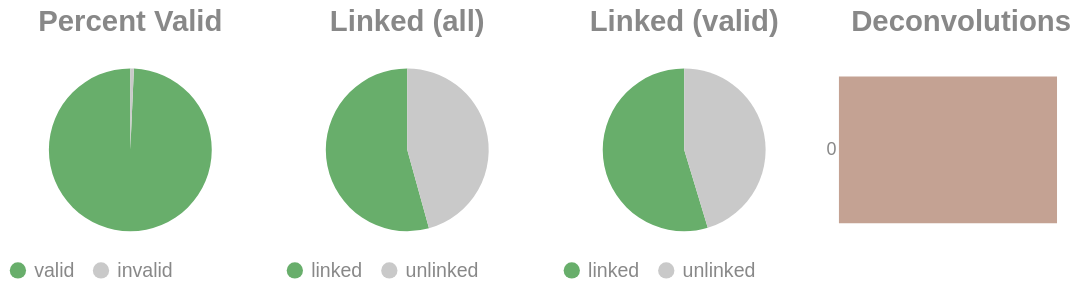

Notebook code for this chart:
### Code cell
if SKIPLR:
    pass
else:
    clash = Counter()
    for i in valids['molecule'].to_list():
        _mol = i.split("-")
        if len(_mol) == 1:
            clash.update('0')
        else:
            clash.update(_mol[-1])

    _d = {"deconvolutions": [], 'count': []}
    for k,v in clash.items():
        _d['deconvolutions'].append(k)
        _d['count'].append(v)

    tot_valid = valids['reads'].sum()
    mask = valids['reads'] >= 2
    n_linked_reads = valids.filter(mask)['reads'].sum()
    if n_linked_reads == 0:
        print_html("No linked molecules (>=2 reads) were detected; skipping linked-only distributions.")
        SKIPLR = True
    else:
        perc_valid = round(tot_valid / n_reads, 4)
        linked_perc_abs = round(n_linked_reads / n_reads, 4)
        linked_perc = round(n_linked_reads / tot_valid, 4)

    _valid = pl.DataFrame({"valids": ['valid', 'invalid'], "count": [tot_valid, n_reads - tot_valid]})
    _linked_abs = pl.DataFrame({"linked (absolute)": ['linked', 'unlinked'], "count": [n_linked_reads, n_reads - n_linked_reads]})
    _linked_rel = pl.DataFrame({"linked (valids)": ['linked', 'unlinked'], "count": [n_linked_reads, tot_valid - n_linked_reads]})

    (
        alt.hconcat(
            piechart(_valid, goodval = 'valid', title = "Percent Valid"),
            piechart(_linked_abs, goodval = "linked", title =  "Linked (all)"),
            piechart(_linked_rel, goodval = "linked", title =  "Linked (valid)"),
            convolutionbar(pl.DataFrame(_d), title = "Deconvolutions"),
            center = True,
            bounds = 'flush'
        )
        .resolve_scale(color='independent')
        .resolve_legend('independent')
        .properties(usermeta={'embedOptions': {"actions": False}})
    ).display()

### Figure 1 — Vega-Lite specification as saved in the notebook (floating-point values rounded to 4 significant figures)
{"width": "container", "height": 400, "config": {"title": {"anchor": "start", "dy": -15, "fontSize": 18, "color": "#888888", "subtitleColor": "#888888", "subtitleFontSize": 14}, "arc": {"fill": "#0072B2"}, "axis": {"domainColor": "#888888", "domainWidth": 0.5, "gridWidth": 0.2, "grid": false, "titleFontWeight": 400, "titleFontSize": 15, "labelFontSize": 11, "labelColor": "#888888", "tickColor": "#888888", "tickWidth": 0.2, "titleColor": "#888888"}, "axisBand": {"grid": false}, "axisX": {"grid": true, "tickSize": 10, "domainCap": "round"}, "axisY": {"domain": false, "grid": true, "tickSize": 0, "domainCap": "round"}, "background": "transparent", "header": {"labelFontSize": 15, "labelColor": "#888888", "titleFontSize": 15, "titleFontWeight": 600, "titleColor": "#888888"}, "legend": {"labelFont": "sans-serif", "labelFontSize": 12, "labelColor": "#888888", "symbolSize": 100, "symbolType": "circle", "titleFontSize": 12, "titlePadding": 10, "titleColor": "#888888", "title": null}, "range": {"category": ["#E69F00", "#56B4E9", "#009E73", "#F0E442", "#0072B2", "#D55E00", "#CC79A7", "#000000"], "diverging": ["#cfe8f3", "#a2d4ec", "#73bfe2", "#46abdb", "#1696d2", "#12719e"]}, "area": {"fill": "#0072B2", "fillOpacity": 0.7, "line": true, "strokeOpacity": 0.7}, "line": {"color": "#0072B2", "stroke": "#0072B2", "strokeWidth": 2}, "trail": {"color": "#0072B2", "stroke": "#0072B2", "strokeWidth": 0, "size": 1}, "point": {"filled": true, "fillOpacity": 1.0, "size": 95}, "text": {"color": "#888888", "fontSize": 11, "align": "right", "fontWeight": 400, "size": 11}, "bar": {"fill": "#0072B2", "stroke": null}, "view": {"stroke": null, "continuousWidth": 660, "continuousHeight": 400}}, "hconcat": [{"data": {"name": "data-c678ac2e139c8b7a0aa5873cdd8777aa"}, "mark": {"type": "arc"}, "encoding": {"color": {"field": "valids", "legend": {"orient": "bottom", "title": null}, "scale": {"domain": ["valid", "invalid"], "range": ["#68ae6b", "#C9C9C9"]}, "title": "Valids", "type": "nominal"}, "theta": {"field": "count", "type": "quantitative"}, "tooltip": [{"field": "valids", "title": "Valids", "type": "ordinal"}, {"field": "percent", "format": ".2%", "title": "Percent", "type": "quantitative"}, {"field": "count", "title": "Count", "type": "quantitative"}]}, "height": 100, "title": {"text": "Percent Valid", "align": "center", "anchor": "middle"}, "transform": [{"calculate": "datum.count / 6281996", "as": "percent"}], "width": 150}, {"data": {"name": "data-122997f9a3974ebf4fed69e10d7116af"}, "mark": {"type": "arc"}, "encoding": {"color": {"field": "linked (absolute)", "legend": {"orient": "bottom", "title": null}, "scale": {"domain": ["linked", "unlinked"], "range": ["#68ae6b", "#C9C9C9"]}, "title": "Linked (Absolute)", "type": "nominal"}, "theta": {"field": "count", "type": "quantitative"}, "tooltip": [{"field": "linked (absolute)", "title": "Linked (Absolute)", "type": "ordinal"}, {"field": "percent", "format": ".2%", "title": "Percent", "type": "quantitative"}, {"field": "count", "title": "Count", "type": "quantitative"}]}, "height": 100, "title": {"text": "Linked (all)", "align": "center", "anchor": "middle"}, "transform": [{"calculate": "datum.count / 6281996", "as": "percent"}], "width": 150}, {"data": {"name": "data-5ce97c07c63f2ea2f6dbf98795ed5c23"}, "mark": {"type": "arc"}, "encoding": {"color": {"field": "linked (valids)", "legend": {"orient": "bottom", "title": null}, "scale": {"domain": ["linked", "unlinked"], "range": ["#68ae6b", "#C9C9C9"]}, "title": "Linked (Valids)", "type": "nominal"}, "theta": {"field": "count", "type": "quantitative"}, "tooltip": [{"field": "linked (valids)", "title": "Linked (Valids)", "type": "ordinal"}, {"field": "percent", "format": ".2%", "title": "Percent", "type": "quantitative"}, {"field": "count", "title": "Count", "type": "quantitative"}]}, "height": 100, "title": {"text": "Linked (valid)", "align": "center", "anchor": "middle"}, "transform": [{"calculate": "datum.count / 6237864", "as": "percent"}], "width": 150}, {"data": {"name": "data-b06ef9c98edd13b9e7ea171ef0ed3010"}, "mark": {"type": "bar"}, "encoding": {"color": {"field": "deconvolutions", "legend": null, "scale": {"scheme": "lightgreyred"}, "type": "nominal"}, "tooltip": [{"field": "deconvolutions", "title": "Deconvolutions", "type": "ordinal"}, {"field": "percent", "format": ".2%", "title": "Percent", "type": "quantitative"}, {"field": "count", "title": "Count", "type": "quantitative"}], "x": {"axis": null, "field": "count", "type": "quantitative"}, "y": {"field": "deconvolutions", "sort": "ascending", "title": null, "type": "nominal"}}, "height": 100, "title": {"text": "Deconvolutions", "align": "center", "anchor": "middle"}, "transform": [{"calculate": "datum.count / 4016225", "as": "percent"}], "width": 150}], "bounds": "flush", "center": true, "resolve": {"legend": {"angle": "independent"}, "scale": {"color": "independent"}}, "usermeta": {"embedOptions": {"actions": false}}, "$schema": "https://vega.github.io/schema/vega-lite/v6.1.0.json", "datasets": {"data-c678ac2e139c8b7a0aa5873cdd8777aa": [{"valids": "valid", "count": 6237864}, {"valids": "invalid", "count": 44132}], "data-122997f9a3974ebf4fed69e10d7116af": [{"linked (absolute)": "linked", "count": 3411069}, {"linked (absolute)": "unlinked", "count": 2870927}], "data-5ce97c07c63f2ea2f6dbf98795ed5c23": [{"linked (valids)": "linked", "count": 3411069}, {"linked (valids)": "unlinked", "count": 2826795}], "data-b06ef9c98edd13b9e7ea171ef0ed3010": [{"deconvolutions": "0", "count": 4016225}]}}
